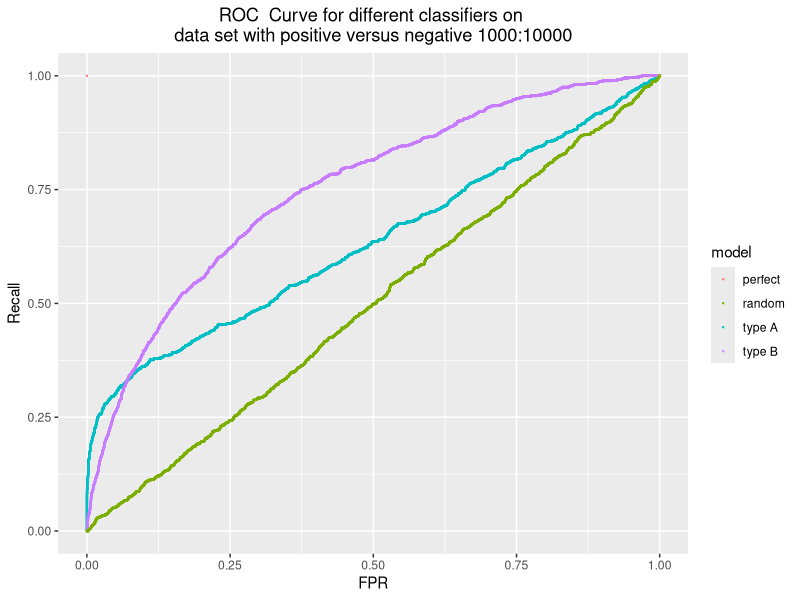
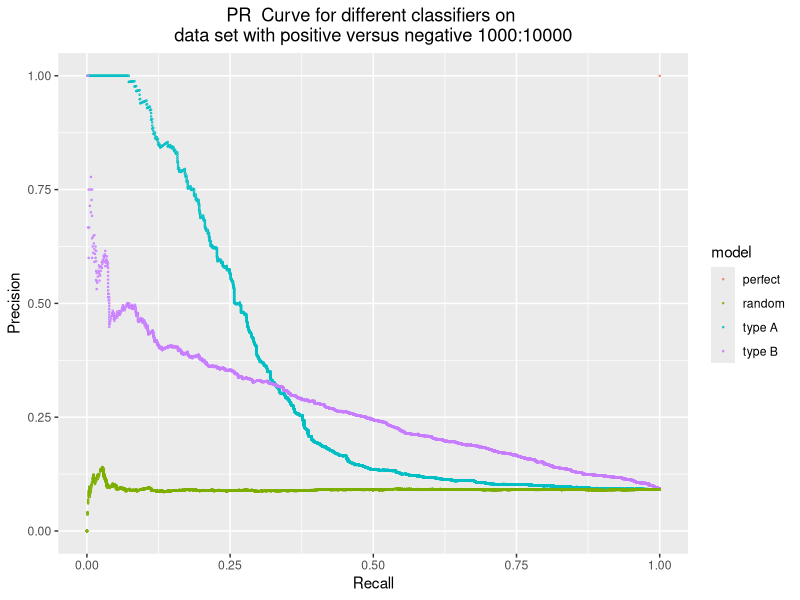
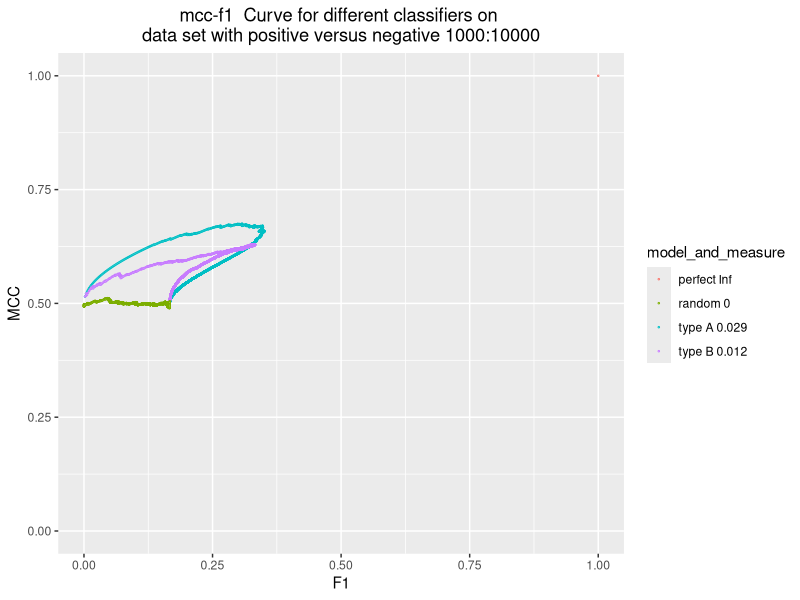
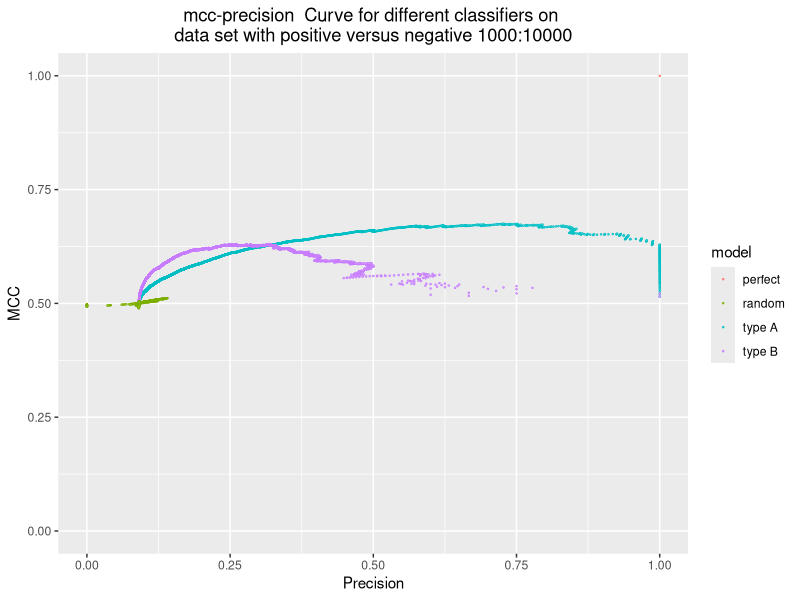
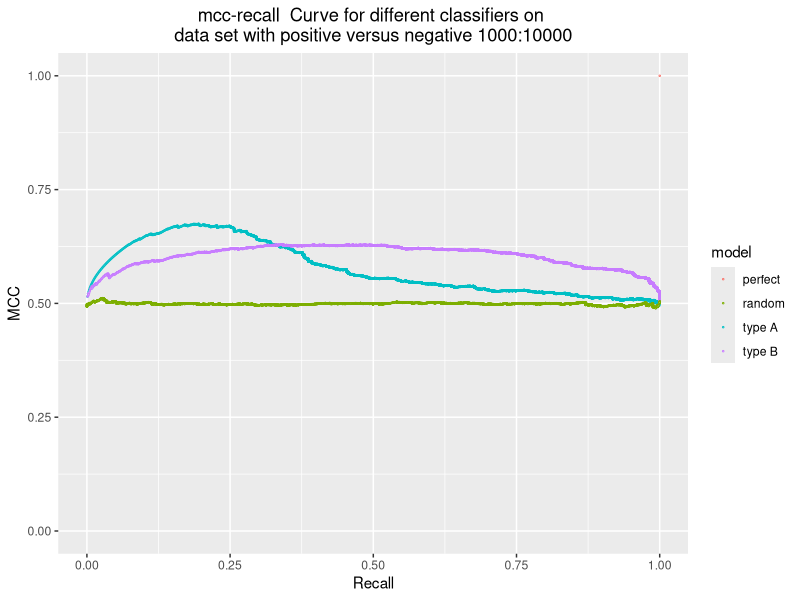
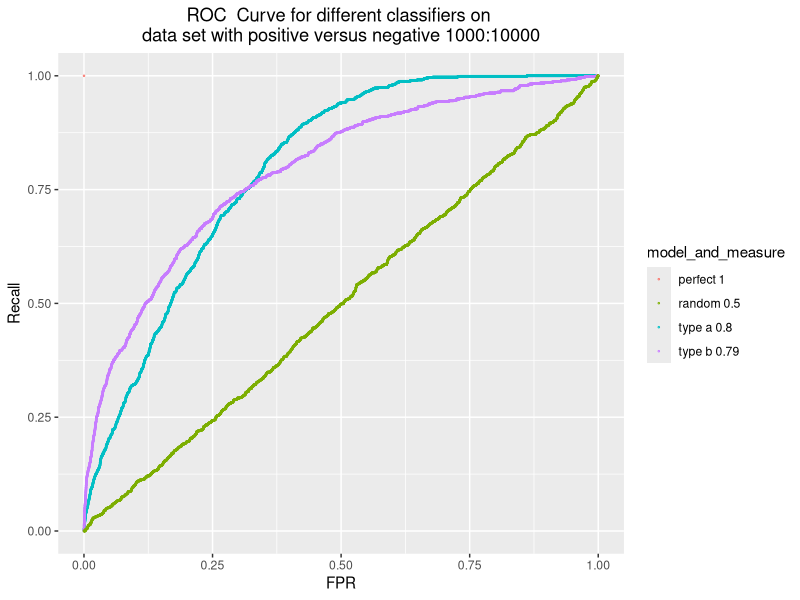
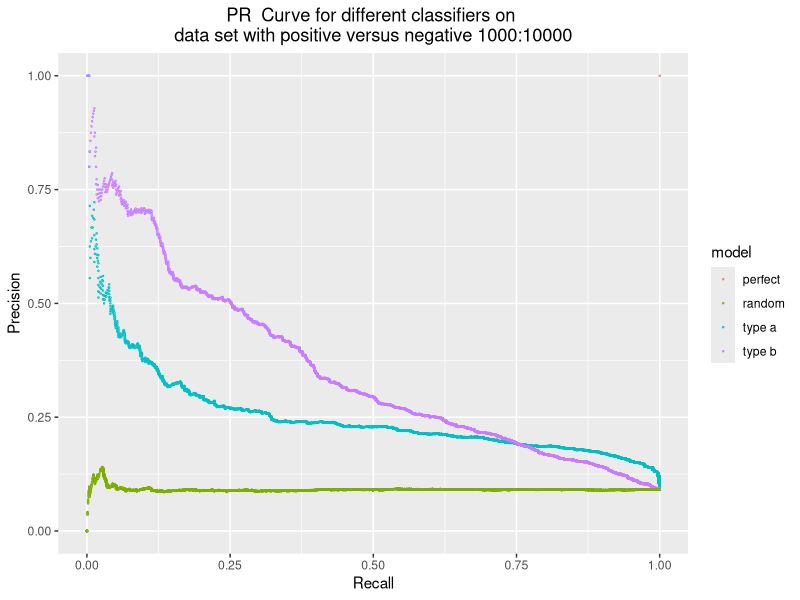
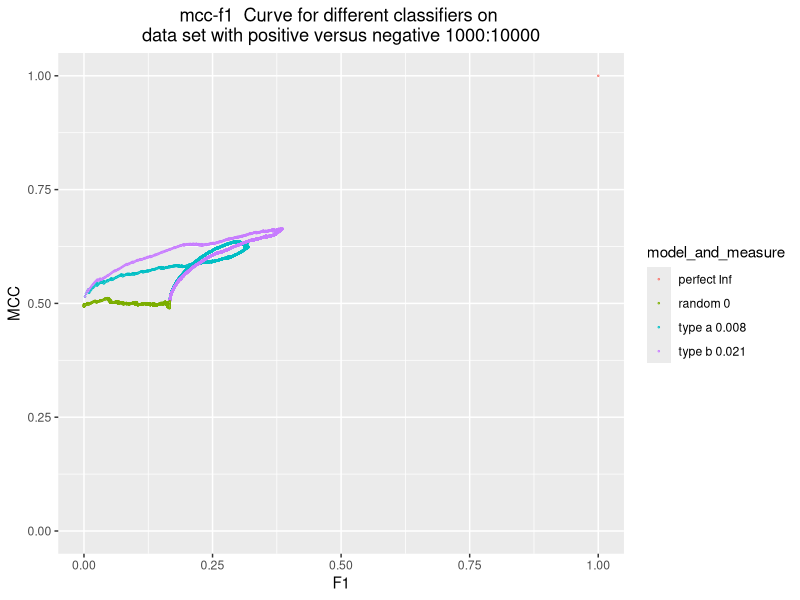

R code for these plots, in order:
## ---- chunk 1
# real binary outcomes
real_value = c(rep(1, 1000), rep(0, 10000))
real_value_reversed = c(rep(1, 10000), rep(0, 1000))
# A and B have different distributions for real positives
# classifier A: good early retrieval performance
predicted_value_A = c(rbeta(300, 9, 2), rbeta(700, 2, 4), rbeta(10000, 2, 4))
# classifier B:
predicted_value_B = c(rbeta(600, 4, 3), rbeta(400, 3, 4), rbeta(10000, 2, 4))
# classifier comparison:
predicted_value_comparison = c(rbeta(1000, 4, 3), rbeta(10000, 2, 4))
# perfect classifier
predicted_value_perfect = c(rep(1, 1000), rep(0, 10000))
# random classifier
predicted_value_random = c(runif(11000, 0, 1))
# C and D have different distribution for real negative case
predicted_value_a = c(rbeta(1000, 4, 3), rbeta(5000, 1, 7), rbeta(5000, 4, 4))
predicted_value_b = c(rbeta(1000, 4, 3), rbeta(5000, 3, 6), rbeta(5000, 3.5, 5))
predicted_value_C = c(rbeta(3000, 9, 2), rbeta(7000, 2, 4), rbeta(1000, 2, 4))
predicted_value_D = c(rbeta(6000, 4, 3), rbeta(4000, 3, 4), rbeta(1000, 2, 4))

df <- cbind.data.frame(real_value, predicted_value_A, predicted_value_B)
## ---- chunk 2
library(ROCR)
library(ggplot2)

classification_result <- function (real, prediction){
  
pred <- prediction(prediction, real)
perf <- performance(pred, measure = "tpr", x.measure = "fpr")

# FPR
fpr <- attr(perf, "x.values")[[1]]
# PR curve
perf <- performance(pred, measure = "prec", x.measure = "rec")
# precision
precision <- attr(perf, "y.values")[[1]]
# recall
recall <- attr(perf, "x.values")[[1]]
# mcc-f1
perf <- performance(pred, measure = "mat", x.measure = "f")
# mcc
mcc <- attr(perf, "y.values")[[1]]
# normalised mcc: [-1, 1] to [0, 1]
mcc.nor <- (mcc + 1)/2
# f score
f <- attr(perf, "x.values")[[1]]   
# auc
auc <- attr(performance(pred, "auc"), "y.values")[[1]]
auc <- round(auc, 2)

# measure(metric) of mcc-f1: auc*(1-d)

# get the last f score
f.cp = 2/(2+(length(real[real==0])/length(real[real==1])))
f.cp <- max(f[f < f.cp], na.rm = T)
# get the largest f score
f.max = max(f, na.rm = T)

x_lower <- sort(f[c(1: (match(f.max, f)-1))], decreasing = F, na.last = F)
x_lower[1] <- 0
x_higher <- sort(f[c(1: match(f.max, f))], decreasing = F)

# find corresponding mcc.nor
y_higher.index <- match(x_higher, f)
y_higher <- mcc.nor[y_higher.index]
y_lower <- c(0.5,y_higher)
y_lower <- y_lower[-length(y_lower)]

# auc1
auc1 <- sum(0.5*(x_higher - x_lower) *(y_lower + y_higher), na.rm = T)

x1 <- sort(f[c(match(f.max, f):length(f))], decreasing = F)
x1_lower <- x1[c(1: length(x1)-1)]
x1_higher <- x1[c(2: length(x1))]
y1_higher.index <- match(f.max, f) -1 + match(x1_higher, f[c(match(f.max, f):length(f))])

y1_higher <- mcc.nor[y1_higher.index]
# auc2
auc2 <- sum((x1_higher-x1_lower)*y1_higher)

# auc of mcc-f1
mcc_auc <- auc1 - f.cp*0.5 -auc2
# smallest distance to (1, 1)
distance <- sqrt(((1-mcc.nor)^2+(1-f)^2))
min_distance <- min(distance, na.rm = T)
# mcc-f1 measure
mcc_measure <- sqrt(2)*mcc_auc*(sqrt(2)-min_distance)
# round the number to three decimal place
mcc_measure <- round(mcc_measure, 3)

output <-cbind.data.frame(fpr, precision, recall, mcc.nor, f, auc, mcc_measure)
  return(output)
}

fpr_index = 1
precision_index = 2
recall_index = 3
mcc.nor_index = 4
f_score_index = 5
auc_index = 6
mcc_measure_index = 7

## ---- chunk 3

# real is the real value(vector); 
# prediction is the predictions of classifiers(dataset with multiple columns and each column stands for the prediction under a classifier)
# metric_index is a two-element vector. the first element is the index of the metric that should be x axis, and the second element is the index of the metric that should be on y axis
# model_name is a vector of the name of of the models
# type_of_curve is a string. e.g "ROC"
# x_axis is a string that is the label for x axis
# y_axis is a string that is the label for y axis
# positive_vs_negative is the proportion of positive cases versus negative cases
classification_plot <- function(real, prediction, metric_index, model_name, type_of_curve, x_axis, y_axis, positive_vs_negative){
  num_of_classifiers = ncol(prediction)
  list_of_metrics = list()
  num = 1
  while (num <= num_of_classifiers){
    metrics <- classification_result(real, prediction[, num])
    list_of_metrics[[length(list_of_metrics) + 1]] <- metrics
    num = num + 1
  }
  
  
  
  # we don't have auc metric
  if (length(metric_index) == 2){
  x_value <- c()
  y_value <- c()
  length_of_metrics <- c()
  num = 1
  while (num <= num_of_classifiers){
    x_value <- c(x_value, list_of_metrics[[num]][, metric_index[1]])
    y_value <- c(y_value, list_of_metrics[[num]][, metric_index[2]])
    length_of_metrics <- c(length_of_metrics, length(list_of_metrics[[num]][, metric_index[1]]))
    num = num + 1

  }
  df <- data.frame(X = x_value, Y= y_value, model = rep(model_name, times = length_of_metrics))


  ggplot(df, aes(x=X, y=Y, group = model, color = model, ymin=0, ymax=1, xmin=0, xmax=1 )) + geom_point(size = 0.2, shape = 21, fill="white")+
  ggtitle(paste(type_of_curve, " Curve for different classifiers on \ndata set with positive versus negative" , positive_vs_negative)) +
  theme(plot.title=element_text(hjust=0.5))+ labs(x=x_axis, y=y_axis)

}


  # we have auc metric
 else if (length(metric_index) == 3){
  x_value <- c()
  y_value <- c()
  auc_metric <- c()
  length_of_metrics <- c()
  num = 1
  while (num <= num_of_classifiers){
    x_value <- c(x_value, list_of_metrics[[num]][, metric_index[1]])
    y_value <- c(y_value, list_of_metrics[[num]][, metric_index[2]])
    auc_metric <- c(auc_metric, list_of_metrics[[num]][,metric_index[3]])
    length_of_metrics <- c(length_of_metrics, length(list_of_metrics[[num]][, metric_index[1]]))
    num = num + 1

  }
  df <- data.frame(X = x_value, Y= y_value, measure = auc_metric, model = rep(model_name, times = length_of_metrics))
  df$model_and_measure <- paste(df$model, df$measure)


  ggplot(df, aes(x=X, y=Y, group = model_and_measure, color = model_and_measure,ymin=0, ymax=1, xmin=0, xmax=1 )) + geom_point(size = 0.2, shape = 21, fill="white")+
  ggtitle(paste(type_of_curve, " Curve for different classifiers on \ndata set with positive versus negative" , positive_vs_negative)) +
  theme(plot.title=element_text(hjust=0.5))+ labs(x=x_axis, y=y_axis)
    
  }
}




## ---- chunk 4
real = real_value
prediction = cbind(predicted_value_A, predicted_value_B, predicted_value_perfect, predicted_value_random)
model_name= c("type A", "type B", "perfect", "random")

# ROC 
classification_plot(real, prediction, c(fpr_index, recall_index), model_name, "ROC", "FPR", "Recall","1000:10000")
# PR
classification_plot(real, prediction, c(recall_index, precision_index), model_name,  "PR", "Recall", "Precision","1000:10000")
# mcc-f1
classification_plot(real, prediction, c(f_score_index, mcc.nor_index, mcc_measure_index), model_name,  "mcc-f1", "F1", "MCC", "1000:10000")
# mcc-precision
classification_plot(real, prediction, c(precision_index, mcc.nor_index), model_name, "mcc-precision", "Precision", "MCC", "1000:10000")
# mcc-recall
classification_plot(real, prediction, c(recall_index, mcc.nor_index), model_name, "mcc-recall", "Recall", "MCC", "1000:10000")
## ---- chunk 5
real = real_value
prediction = cbind(predicted_value_a, predicted_value_b, predicted_value_perfect, predicted_value_random)
model_name= c("type a", "type b", "perfect", "random")

# ROC 
classification_plot(real, prediction, c(fpr_index, recall_index, auc_index), model_name, "ROC", "FPR", "Recall","1000:10000")
# PR
classification_plot(real, prediction, c(recall_index, precision_index), model_name,  "PR", "Recall", "Precision","1000:10000")
# mcc-f1
classification_plot(real, prediction, c(f_score_index, mcc.nor_index, mcc_measure_index), model_name,  "mcc-f1", "F1", "MCC", "1000:10000")
# mcc-precision
classification_plot(real, prediction, c(precision_index, mcc.nor_index), model_name, "mcc-precision", "Precision", "MCC", "1000:10000")
# mcc-recall
classification_plot(real, prediction, c(recall_index, mcc.nor_index), model_name, "mcc-recall", "Recall", "MCC", "1000:10000")
## ---- chunk 6
real = real_value_reversed
prediction = cbind(predicted_value_C, predicted_value_D)
model_name= c("type C", "type D")

# ROC 
classification_plot(real, prediction, c(fpr_index, recall_index), model_name, "ROC", "FRR", "Recall", "10000:1000")
# PR
classification_plot(real, prediction, c(recall_index, precision_index), model_name, "PR", "Recall", "Precision", "10000:1000" )
# mcc-f1
classification_plot(real, prediction, c(f_score_index, mcc.nor_index, mcc_measure_index), model_name, "mcc-f1", "F1", "MCC",  "10000:1000")
# mcc-precision
classification_plot(real, prediction, c(precision_index, mcc.nor_index), model_name, "mcc-precision","Precision", "MCC", "10000:1000")
# mcc-recall
classification_plot(real, prediction, c(recall_index, mcc.nor_index), model_name, "mcc-recall", "Recall", "MCC", "10000:1000")
## ---- chunk 7
real = real_value
predicted_value_G = c(rbeta(350, 15, 0.5), rbeta(650, 2.25, 4), rbeta(10000, 2, 4))
predicted_value_H = c(rbeta(400, 3.3, 3), rbeta(600, 3, 4), rbeta(10000, 2, 4))
predicted_value_I = c(rbeta(400, 3.3, 3), rbeta(600, 3, 4), rbeta(4550, 1, 10), rbeta(5450, 4, 4.5))
prediction = cbind(predicted_value_G, predicted_value_H, predicted_value_I)
model_name= c("type G", "type H", "type I")

# ROC 
classification_plot(real, prediction, c(fpr_index, recall_index, auc_index), model_name, "ROC", "FRR", "Recall", "1000:10000")
# PR
classification_plot(real, prediction, c(recall_index, precision_index), model_name, "PR", "Recall", "Precision", "1000:10000" )
# mcc-f1
classification_plot(real, prediction, c(f_score_index, mcc.nor_index, mcc_measure_index), model_name, "mcc-f1", "F1", "MCC",  "1000:10000")
